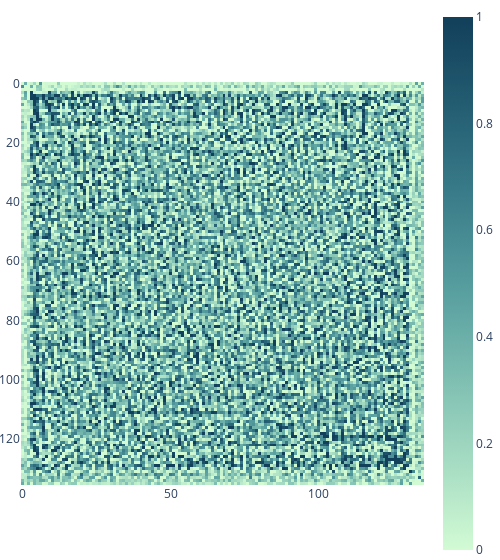

Notebook cell for this chart:
### Code cell
visualize_contact_map(sampled_map.squeeze(), zmax=1)

### Figure 1 — Plotly figure (JSON) as saved in the notebook; plotly's stock layout.template omitted (floating-point values rounded to 4 significant figures; data arrays with more than 128 entries replaced by an {"elided": "..."} marker saying what was removed)
{"data": [{"coloraxis": "coloraxis", "hovertemplate": "x: %{x}<br>y: %{y}<br>color: %{z}<extra></extra>", "name": "0", "type": "heatmap", "xaxis": "x", "yaxis": "y", "z": {"elided": "136x136 float values"}}], "layout": {"coloraxis": {"cmax": 1, "cmin": 0, "colorscale": [[0, "rgb(210, 251, 212)"], [0.1667, "rgb(165, 219, 194)"], [0.3333, "rgb(123, 188, 176)"], [0.5, "rgb(85, 156, 158)"], [0.6667, "rgb(58, 124, 137)"], [0.8333, "rgb(35, 93, 114)"], [1, "rgb(18, 63, 90)"]]}, "margin": {"b": 0, "l": 0, "r": 0, "t": 0}, "width": 500, "xaxis": {"anchor": "y", "constrain": "domain", "domain": [0, 1], "scaleanchor": "y"}, "yaxis": {"anchor": "x", "autorange": "reversed", "constrain": "domain", "domain": [0, 1]}}}
